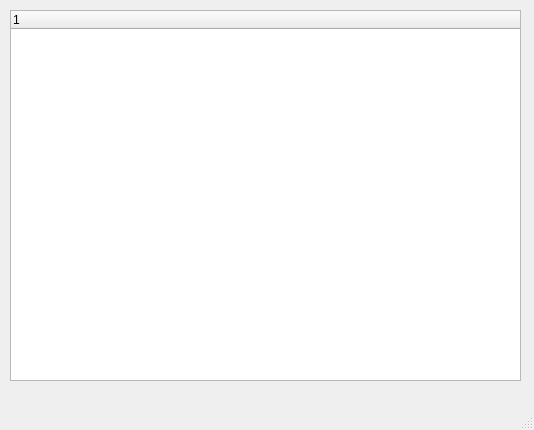
<?xml version="1.0" encoding="UTF-8"?>
<ui version="4.0">
 <class>HypertextTree</class>
 <widget class="QMainWindow" name="HypertextTree">
  <property name="geometry">
   <rect>
    <x>0</x>
    <y>0</y>
    <width>534</width>
    <height>430</height>
   </rect>
  </property>
  <property name="windowTitle">
   <string>MainWindow</string>
  </property>
  <widget class="QWidget" name="centralwidget">
   <widget class="QTreeWidget" name="view">
    <property name="geometry">
     <rect>
      <x>10</x>
      <y>10</y>
      <width>511</width>
      <height>371</height>
     </rect>
    </property>
    <property name="editTriggers">
     <set>QAbstractItemView::NoEditTriggers</set>
    </property>
    <column>
     <property name="text">
      <string/>
     </property>
    </column>
   </widget>
  </widget>
  <widget class="QMenuBar" name="menubar">
   <property name="geometry">
    <rect>
     <x>0</x>
     <y>0</y>
     <width>534</width>
     <height>22</height>
    </rect>
   </property>
  </widget>
  <widget class="QStatusBar" name="statusbar"/>
 </widget>
 <resources/>
 <connections/>
</ui>
